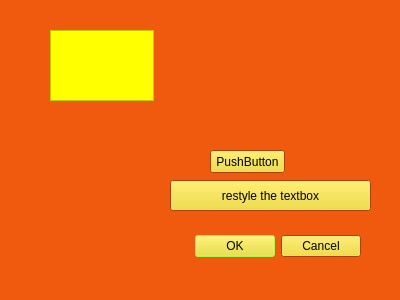
<?xml version="1.0" encoding="UTF-8"?>
<ui version="4.0">
 <class>Dialog</class>
 <widget class="QDialog" name="Dialog">
  <property name="geometry">
   <rect>
    <x>0</x>
    <y>0</y>
    <width>400</width>
    <height>300</height>
   </rect>
  </property>
  <property name="palette">
   <palette>
    <active>
     <colorrole role="WindowText">
      <brush brushstyle="SolidPattern">
       <color alpha="255">
        <red>0</red>
        <green>0</green>
        <blue>0</blue>
       </color>
      </brush>
     </colorrole>
     <colorrole role="Button">
      <brush brushstyle="SolidPattern">
       <color alpha="255">
        <red>240</red>
        <green>216</green>
        <blue>27</blue>
       </color>
      </brush>
     </colorrole>
     <colorrole role="Light">
      <brush brushstyle="SolidPattern">
       <color alpha="255">
        <red>252</red>
        <green>255</green>
        <blue>20</blue>
       </color>
      </brush>
     </colorrole>
     <colorrole role="Midlight">
      <brush brushstyle="SolidPattern">
       <color alpha="255">
        <red>227</red>
        <green>180</green>
        <blue>7</blue>
       </color>
      </brush>
     </colorrole>
     <colorrole role="Dark">
      <brush brushstyle="SolidPattern">
       <color alpha="255">
        <red>104</red>
        <green>160</green>
        <blue>14</blue>
       </color>
      </brush>
     </colorrole>
     <colorrole role="Mid">
      <brush brushstyle="SolidPattern">
       <color alpha="255">
        <red>160</red>
        <green>148</green>
        <blue>13</blue>
       </color>
      </brush>
     </colorrole>
     <colorrole role="Text">
      <brush brushstyle="SolidPattern">
       <color alpha="255">
        <red>0</red>
        <green>0</green>
        <blue>0</blue>
       </color>
      </brush>
     </colorrole>
     <colorrole role="BrightText">
      <brush brushstyle="SolidPattern">
       <color alpha="255">
        <red>151</red>
        <green>255</green>
        <blue>33</blue>
       </color>
      </brush>
     </colorrole>
     <colorrole role="ButtonText">
      <brush brushstyle="SolidPattern">
       <color alpha="255">
        <red>0</red>
        <green>0</green>
        <blue>0</blue>
       </color>
      </brush>
     </colorrole>
     <colorrole role="Base">
      <brush brushstyle="SolidPattern">
       <color alpha="255">
        <red>252</red>
        <green>255</green>
        <blue>26</blue>
       </color>
      </brush>
     </colorrole>
     <colorrole role="Window">
      <brush brushstyle="SolidPattern">
       <color alpha="255">
        <red>240</red>
        <green>90</green>
        <blue>15</blue>
       </color>
      </brush>
     </colorrole>
     <colorrole role="Shadow">
      <brush brushstyle="SolidPattern">
       <color alpha="255">
        <red>105</red>
        <green>105</green>
        <blue>11</blue>
       </color>
      </brush>
     </colorrole>
     <colorrole role="Highlight">
      <brush brushstyle="SolidPattern">
       <color alpha="255">
        <red>146</red>
        <green>255</green>
        <blue>21</blue>
       </color>
      </brush>
     </colorrole>
     <colorrole role="HighlightedText">
      <brush brushstyle="SolidPattern">
       <color alpha="255">
        <red>209</red>
        <green>255</green>
        <blue>42</blue>
       </color>
      </brush>
     </colorrole>
     <colorrole role="Link">
      <brush brushstyle="SolidPattern">
       <color alpha="255">
        <red>255</red>
        <green>240</green>
        <blue>16</blue>
       </color>
      </brush>
     </colorrole>
     <colorrole role="LinkVisited">
      <brush brushstyle="SolidPattern">
       <color alpha="255">
        <red>255</red>
        <green>248</green>
        <blue>26</blue>
       </color>
      </brush>
     </colorrole>
     <colorrole role="AlternateBase">
      <brush brushstyle="SolidPattern">
       <color alpha="255">
        <red>246</red>
        <green>240</green>
        <blue>41</blue>
       </color>
      </brush>
     </colorrole>
     <colorrole role="ToolTipBase">
      <brush brushstyle="SolidPattern">
       <color alpha="255">
        <red>255</red>
        <green>179</green>
        <blue>25</blue>
       </color>
      </brush>
     </colorrole>
    </active>
    <inactive>
     <colorrole role="WindowText">
      <brush brushstyle="SolidPattern">
       <color alpha="255">
        <red>0</red>
        <green>0</green>
        <blue>0</blue>
       </color>
      </brush>
     </colorrole>
     <colorrole role="Button">
      <brush brushstyle="SolidPattern">
       <color alpha="255">
        <red>240</red>
        <green>216</green>
        <blue>27</blue>
       </color>
      </brush>
     </colorrole>
     <colorrole role="Light">
      <brush brushstyle="SolidPattern">
       <color alpha="255">
        <red>252</red>
        <green>255</green>
        <blue>20</blue>
       </color>
      </brush>
     </colorrole>
     <colorrole role="Midlight">
      <brush brushstyle="SolidPattern">
       <color alpha="255">
        <red>227</red>
        <green>180</green>
        <blue>7</blue>
       </color>
      </brush>
     </colorrole>
     <colorrole role="Dark">
      <brush brushstyle="SolidPattern">
       <color alpha="255">
        <red>104</red>
        <green>160</green>
        <blue>14</blue>
       </color>
      </brush>
     </colorrole>
     <colorrole role="Mid">
      <brush brushstyle="SolidPattern">
       <color alpha="255">
        <red>160</red>
        <green>148</green>
        <blue>13</blue>
       </color>
      </brush>
     </colorrole>
     <colorrole role="Text">
      <brush brushstyle="SolidPattern">
       <color alpha="255">
        <red>0</red>
        <green>0</green>
        <blue>0</blue>
       </color>
      </brush>
     </colorrole>
     <colorrole role="BrightText">
      <brush brushstyle="SolidPattern">
       <color alpha="255">
        <red>151</red>
        <green>255</green>
        <blue>33</blue>
       </color>
      </brush>
     </colorrole>
     <colorrole role="ButtonText">
      <brush brushstyle="SolidPattern">
       <color alpha="255">
        <red>0</red>
        <green>0</green>
        <blue>0</blue>
       </color>
      </brush>
     </colorrole>
     <colorrole role="Base">
      <brush brushstyle="SolidPattern">
       <color alpha="255">
        <red>252</red>
        <green>255</green>
        <blue>26</blue>
       </color>
      </brush>
     </colorrole>
     <colorrole role="Window">
      <brush brushstyle="SolidPattern">
       <color alpha="255">
        <red>240</red>
        <green>90</green>
        <blue>15</blue>
       </color>
      </brush>
     </colorrole>
     <colorrole role="Shadow">
      <brush brushstyle="SolidPattern">
       <color alpha="255">
        <red>105</red>
        <green>105</green>
        <blue>11</blue>
       </color>
      </brush>
     </colorrole>
     <colorrole role="Highlight">
      <brush brushstyle="SolidPattern">
       <color alpha="255">
        <red>146</red>
        <green>255</green>
        <blue>21</blue>
       </color>
      </brush>
     </colorrole>
     <colorrole role="HighlightedText">
      <brush brushstyle="SolidPattern">
       <color alpha="255">
        <red>209</red>
        <green>255</green>
        <blue>42</blue>
       </color>
      </brush>
     </colorrole>
     <colorrole role="Link">
      <brush brushstyle="SolidPattern">
       <color alpha="255">
        <red>255</red>
        <green>240</green>
        <blue>16</blue>
       </color>
      </brush>
     </colorrole>
     <colorrole role="LinkVisited">
      <brush brushstyle="SolidPattern">
       <color alpha="255">
        <red>255</red>
        <green>248</green>
        <blue>26</blue>
       </color>
      </brush>
     </colorrole>
     <colorrole role="AlternateBase">
      <brush brushstyle="SolidPattern">
       <color alpha="255">
        <red>246</red>
        <green>240</green>
        <blue>41</blue>
       </color>
      </brush>
     </colorrole>
     <colorrole role="ToolTipBase">
      <brush brushstyle="SolidPattern">
       <color alpha="255">
        <red>255</red>
        <green>179</green>
        <blue>25</blue>
       </color>
      </brush>
     </colorrole>
    </inactive>
    <disabled>
     <colorrole role="WindowText">
      <brush brushstyle="SolidPattern">
       <color alpha="255">
        <red>104</red>
        <green>160</green>
        <blue>14</blue>
       </color>
      </brush>
     </colorrole>
     <colorrole role="Button">
      <brush brushstyle="SolidPattern">
       <color alpha="255">
        <red>240</red>
        <green>216</green>
        <blue>27</blue>
       </color>
      </brush>
     </colorrole>
     <colorrole role="Light">
      <brush brushstyle="SolidPattern">
       <color alpha="255">
        <red>252</red>
        <green>255</green>
        <blue>20</blue>
       </color>
      </brush>
     </colorrole>
     <colorrole role="Midlight">
      <brush brushstyle="SolidPattern">
       <color alpha="255">
        <red>227</red>
        <green>180</green>
        <blue>7</blue>
       </color>
      </brush>
     </colorrole>
     <colorrole role="Dark">
      <brush brushstyle="SolidPattern">
       <color alpha="255">
        <red>104</red>
        <green>160</green>
        <blue>14</blue>
       </color>
      </brush>
     </colorrole>
     <colorrole role="Mid">
      <brush brushstyle="SolidPattern">
       <color alpha="255">
        <red>160</red>
        <green>148</green>
        <blue>13</blue>
       </color>
      </brush>
     </colorrole>
     <colorrole role="Text">
      <brush brushstyle="SolidPattern">
       <color alpha="255">
        <red>104</red>
        <green>160</green>
        <blue>14</blue>
       </color>
      </brush>
     </colorrole>
     <colorrole role="BrightText">
      <brush brushstyle="SolidPattern">
       <color alpha="255">
        <red>151</red>
        <green>255</green>
        <blue>33</blue>
       </color>
      </brush>
     </colorrole>
     <colorrole role="ButtonText">
      <brush brushstyle="SolidPattern">
       <color alpha="255">
        <red>104</red>
        <green>160</green>
        <blue>14</blue>
       </color>
      </brush>
     </colorrole>
     <colorrole role="Base">
      <brush brushstyle="SolidPattern">
       <color alpha="255">
        <red>240</red>
        <green>90</green>
        <blue>15</blue>
       </color>
      </brush>
     </colorrole>
     <colorrole role="Window">
      <brush brushstyle="SolidPattern">
       <color alpha="255">
        <red>240</red>
        <green>90</green>
        <blue>15</blue>
       </color>
      </brush>
     </colorrole>
     <colorrole role="Shadow">
      <brush brushstyle="SolidPattern">
       <color alpha="255">
        <red>105</red>
        <green>105</green>
        <blue>11</blue>
       </color>
      </brush>
     </colorrole>
     <colorrole role="Highlight">
      <brush brushstyle="SolidPattern">
       <color alpha="255">
        <red>255</red>
        <green>255</green>
        <blue>15</blue>
       </color>
      </brush>
     </colorrole>
     <colorrole role="HighlightedText">
      <brush brushstyle="SolidPattern">
       <color alpha="255">
        <red>209</red>
        <green>255</green>
        <blue>42</blue>
       </color>
      </brush>
     </colorrole>
     <colorrole role="Link">
      <brush brushstyle="SolidPattern">
       <color alpha="255">
        <red>255</red>
        <green>240</green>
        <blue>16</blue>
       </color>
      </brush>
     </colorrole>
     <colorrole role="LinkVisited">
      <brush brushstyle="SolidPattern">
       <color alpha="255">
        <red>255</red>
        <green>248</green>
        <blue>26</blue>
       </color>
      </brush>
     </colorrole>
     <colorrole role="AlternateBase">
      <brush brushstyle="SolidPattern">
       <color alpha="255">
        <red>246</red>
        <green>240</green>
        <blue>41</blue>
       </color>
      </brush>
     </colorrole>
     <colorrole role="ToolTipBase">
      <brush brushstyle="SolidPattern">
       <color alpha="255">
        <red>255</red>
        <green>179</green>
        <blue>25</blue>
       </color>
      </brush>
     </colorrole>
    </disabled>
   </palette>
  </property>
  <property name="windowTitle">
   <string>Dialog</string>
  </property>
  <widget class="QDialogButtonBox" name="buttonBox">
   <property name="geometry">
    <rect>
     <x>20</x>
     <y>230</y>
     <width>341</width>
     <height>32</height>
    </rect>
   </property>
   <property name="orientation">
    <enum>Qt::Horizontal</enum>
   </property>
   <property name="standardButtons">
    <set>QDialogButtonBox::Cancel|QDialogButtonBox::Ok</set>
   </property>
   <property name="centerButtons">
    <bool>false</bool>
   </property>
  </widget>
  <widget class="QPushButton" name="pushButton2">
   <property name="geometry">
    <rect>
     <x>210</x>
     <y>150</y>
     <width>75</width>
     <height>23</height>
    </rect>
   </property>
   <property name="text">
    <string>PushButton</string>
   </property>
  </widget>
  <widget class="QTextEdit" name="textEdit1">
   <property name="geometry">
    <rect>
     <x>50</x>
     <y>30</y>
     <width>104</width>
     <height>71</height>
    </rect>
   </property>
   <property name="styleSheet">
    <string notr="true">background-color: rgb(255, 255, 0);</string>
   </property>
   <property name="placeholderText">
    <string/>
   </property>
  </widget>
  <widget class="QPushButton" name="pushButton3">
   <property name="geometry">
    <rect>
     <x>170</x>
     <y>180</y>
     <width>201</width>
     <height>31</height>
    </rect>
   </property>
   <property name="cursor">
    <cursorShape>ArrowCursor</cursorShape>
   </property>
   <property name="text">
    <string>restyle the textbox</string>
   </property>
  </widget>
 </widget>
 <resources/>
 <connections>
  <connection>
   <sender>buttonBox</sender>
   <signal>accepted()</signal>
   <receiver>Dialog</receiver>
   <slot>update()</slot>
   <hints>
    <hint type="sourcelabel">
     <x>248</x>
     <y>254</y>
    </hint>
    <hint type="destinationlabel">
     <x>157</x>
     <y>274</y>
    </hint>
   </hints>
  </connection>
  <connection>
   <sender>buttonBox</sender>
   <signal>rejected()</signal>
   <receiver>Dialog</receiver>
   <slot>reject()</slot>
   <hints>
    <hint type="sourcelabel">
     <x>316</x>
     <y>260</y>
    </hint>
    <hint type="destinationlabel">
     <x>286</x>
     <y>274</y>
    </hint>
   </hints>
  </connection>
  <connection>
   <sender>pushButton2</sender>
   <signal>clicked()</signal>
   <receiver>Dialog</receiver>
   <slot>pushbutton_slot_test_1()</slot>
   <hints>
    <hint type="sourcelabel">
     <x>247</x>
     <y>170</y>
    </hint>
    <hint type="destinationlabel">
     <x>273</x>
     <y>112</y>
    </hint>
   </hints>
  </connection>
  <connection>
   <sender>pushButton3</sender>
   <signal>clicked()</signal>
   <receiver>Dialog</receiver>
   <slot>pushbutton_restyle()</slot>
   <hints>
    <hint type="sourcelabel">
     <x>337</x>
     <y>159</y>
    </hint>
    <hint type="destinationlabel">
     <x>335</x>
     <y>122</y>
    </hint>
   </hints>
  </connection>
 </connections>
 <slots>
  <slot>pushbutton_slot_test_1()</slot>
  <slot>pushbutton_restyle()</slot>
 </slots>
</ui>
